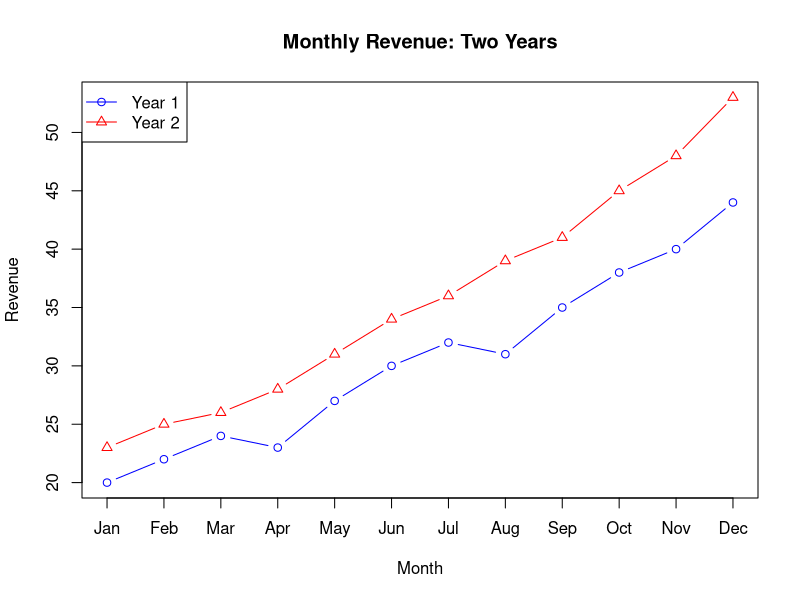

Source code (R):
# ============================================================
# ARTHI - R PROGRAM Q35
# Question: Monthly revenue for two years; line graph and largest increase
# Run this file independently in RStudio or R.
# Base R only; no additional packages required.
# ============================================================

cat("\\n========== ARTHI | R QUESTION 35 ==========\\n")

# Q35. Monthly revenue for two years; line graph and largest increase
months <- month.abb
year1 <- c(20,22,24,23,27,30,32,31,35,38,40,44)
year2 <- c(23,25,26,28,31,34,36,39,41,45,48,53)
matplot(1:12, cbind(year1,year2), type="b", pch=1:2, lty=1,
        col=c("blue","red"), xaxt="n", xlab="Month", ylab="Revenue",
        main="Monthly Revenue: Two Years")
axis(1, at=1:12, labels=months)
legend("topleft", legend=c("Year 1","Year 2"), col=c("blue","red"), lty=1, pch=1:2)
inc1 <- diff(year1); inc2 <- diff(year2)
cat("\nQ35 Largest month-to-month increase Year 1:", max(inc1),
    "between", months[which.max(inc1)], "and", months[which.max(inc1)+1], "\n")
cat("Largest month-to-month increase Year 2:", max(inc2),
    "between", months[which.max(inc2)], "and", months[which.max(inc2)+1], "\n")

cat("\\n========== END OF Q35 ==========\\n")
